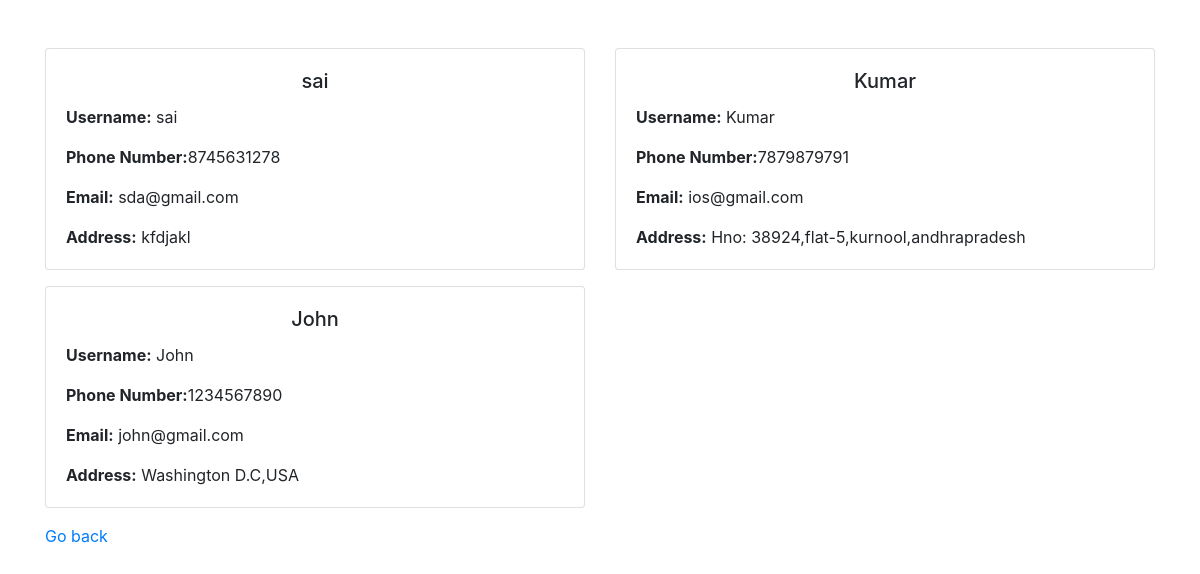
Page /records on the committed database.
### app/models.py (models this page shows)
class Person(models.Model):
    username = models.CharField(unique=True,max_length=25,null=True,blank=True)
    email = models.EmailField(unique=True,max_length=25,null=True,blank=True)
    phone_number = models.CharField(max_length=25,null=True,blank=True)
    address = models.TextField()

### app/views.py (the view)
# urls.py: path('records',views.records)
def records(request):
    persons = Person.objects.all()
    return render(request,'records.html',locals())

### app/templates/records.html (shortened to what this page needs)
{% extends 'base.html'%}
{% block body %}
<div class="container mt-5">
    <div class="row">
        {% if persons %}
        {% for p in persons %}
        <div class="col-md-6">
            <div class="card mb-3">
                <div class="card-body">
                    <h5 class="card-title text-center">{{p.username}} </h5>
                    <p class="card-text"><strong>Username:</strong> {{p.username}}</p>
                    <p class="card-text"><strong>Phone Number:</strong>{{p.phone_number}}</p>
                    <p class="card-text"><strong>Email:</strong> {{p.email}}</p>
                    <p class="card-text"><strong>Address:</strong> {{p.address}}</p>
                </div>
            </div>
        </div>
        {% endfor %}
        {% else %}
            <p class="text-center alert alert-warning">No Records Found</p>
        {% endif %}
    </div>
    <footer><a href="/..">Go back</a></footer>
</div>
{% endblock %}

### app/templates/base.html (shortened to what this page needs)
<!DOCTYPE html>
<html lang="en">
<head>
    <link rel="stylesheet" href="https://stackpath.bootstrapcdn.com/bootstrap/4.3.1/css/bootstrap.min.css">
</head>
<body>
    {% block body %}
    {% endblock %}
</body>
</html>

### rows in the picture
Person: username "sai", phone_number "8745631278", email "sda@gmail.com", address "kfdjakl"
Person: username "Kumar", phone_number "7879879791", email "ios@gmail.com", address "Hno: 38924,flat-5,kurnool,andhrapradesh"
Person: username "John", phone_number "1234567890", email "john@gmail.com", address "Washington D.C,USA"
